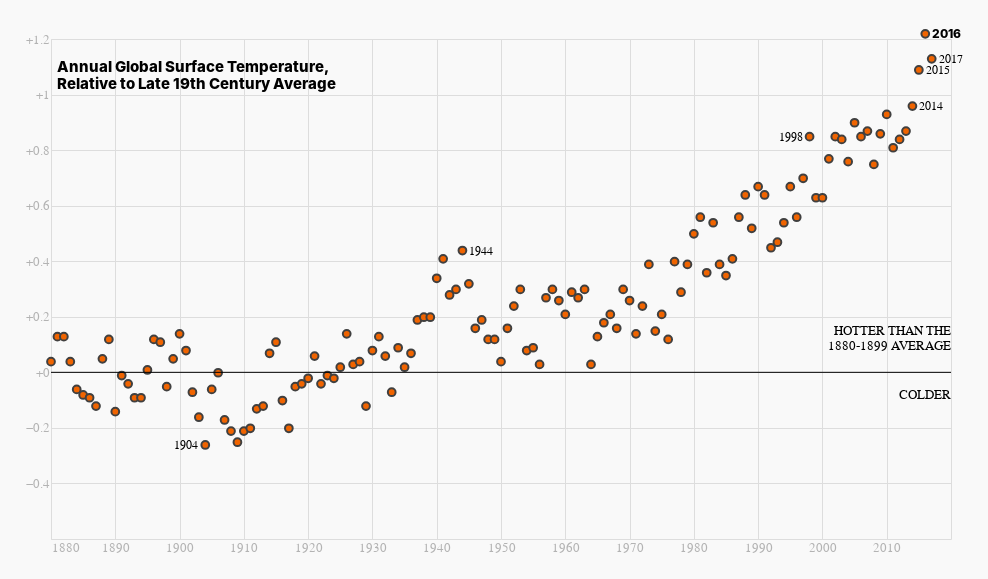

Notebook code for this chart:
### Code cell
points = alt.Chart(data).mark_point(color='#404040', fill = '#f06400', opacity=1).encode(
    
    x = alt.X(
        title = "",
        field = 'Year',
        type='quantitative',
        scale = alt.Scale(zero = False, domain=[1880, 2017]),
        axis=alt.Axis(format="d", values = list(range(1880, 2017, 10)),
                      labelFontSize=13, labelColor='#b3b3b3')),
    
    y = alt.Y(
        title = "",
        field ='Temp',
        type='quantitative',
        scale = alt.Scale(domain = [-0.6, 1.2]),
        axis=alt.Axis(format="+", 
                      values=[-0.4, -0.2, 0, 0.2, 0.4, 0.6, 0.8, 1.0, 1.2],
                      labelFontSize=13, labelColor = '#b3b3b3' ))
)

line = alt.Chart(pd.DataFrame({'y': [0]})).mark_rule().encode(y='y')

main_title = alt.Chart({"values": [{"x": 1881, "y": 1.1}]}).mark_text(
    text=['Annual Global Surface Temperature, ', "Relative to Late 19th Century Average"], fontSize=15, fontWeight=800,
    align="left").encode(x="x:Q", y="y:Q")

points_annotations_right = points.mark_text(
        align="left", baseline="middle", dx=7,
        fontSize=12).encode(text="Year").transform_filter(alt.FieldOneOfPredicate(field='Year', oneOf=[1944, 2014, 2015, 2017]))

points_annotations_right_bold = points.mark_text(
        align="left", baseline="middle", dx=7,
        fontSize=12, fontWeight=800).encode(text="Year").transform_filter(alt.FieldOneOfPredicate(field='Year', oneOf=[2016]))


points_annotations_left = points.mark_text(
        align="right", baseline="middle", dx=-7,
        fontSize=12).encode(text="Year").transform_filter(alt.FieldOneOfPredicate(field='Year', oneOf=[1904, 1998]))

text_near_line1 = alt.Chart({"values": [{"x": 2020, "y": 0.15}]}).mark_text(
    text=['HOTTER THAN THE', "1880-1899 AVERAGE"], fontSize=13,
    align="right").encode(x="x:Q", y="y:Q")

text_near_line2 = alt.Chart({"values": [{"x": 2020, "y": -0.08}]}).mark_text(
    text=["COLDER"], fontSize=13,
    align="right").encode(x="x:Q", y="y:Q")


alt.layer(points, main_title, points_annotations_left, points_annotations_right, points_annotations_right_bold, line, text_near_line1, text_near_line2).properties(width = 900, height = 500, background = '#F9F9F9', padding = 25).configure_axis(ticks = False, domain = False).configure_point(
    size=60)

### Figure 1 — Vega-Lite specification as saved in the notebook (floating-point values rounded to 4 significant figures; data arrays with more than 128 entries replaced by an {"elided": "..."} marker saying what was removed)
{"config": {"view": {"continuousWidth": 400, "continuousHeight": 300}, "axis": {"domain": false, "ticks": false}, "point": {"size": 60}}, "layer": [{"data": {"name": "data-acb0bbb97eb1178e7701b52180103561"}, "mark": {"type": "point", "color": "#404040", "fill": "#f06400", "opacity": 1}, "encoding": {"x": {"type": "quantitative", "axis": {"format": "d", "labelColor": "#b3b3b3", "labelFontSize": 13, "values": [1880, 1890, 1900, 1910, 1920, 1930, 1940, 1950, 1960, 1970, 1980, 1990, 2000, 2010]}, "field": "Year", "scale": {"domain": [1880, 2017], "zero": false}, "title": ""}, "y": {"type": "quantitative", "axis": {"format": "+", "labelColor": "#b3b3b3", "labelFontSize": 13, "values": [-0.4, -0.2, 0, 0.2, 0.4, 0.6, 0.8, 1.0, 1.2]}, "field": "Temp", "scale": {"domain": [-0.6, 1.2]}, "title": ""}}}, {"data": {"name": "data-163bc9b24eae138cbdbafe6504bcd0be"}, "mark": {"type": "text", "align": "left", "fontSize": 15, "fontWeight": 800, "text": ["Annual Global Surface Temperature, ", "Relative to Late 19th Century Average"]}, "encoding": {"x": {"type": "quantitative", "field": "x"}, "y": {"type": "quantitative", "field": "y"}}}, {"data": {"name": "data-acb0bbb97eb1178e7701b52180103561"}, "mark": {"type": "text", "align": "right", "baseline": "middle", "dx": -7, "fontSize": 12}, "encoding": {"text": {"type": "quantitative", "field": "Year"}, "x": {"type": "quantitative", "axis": {"format": "d", "labelColor": "#b3b3b3", "labelFontSize": 13, "values": [1880, 1890, 1900, 1910, 1920, 1930, 1940, 1950, 1960, 1970, 1980, 1990, 2000, 2010]}, "field": "Year", "scale": {"domain": [1880, 2017], "zero": false}, "title": ""}, "y": {"type": "quantitative", "axis": {"format": "+", "labelColor": "#b3b3b3", "labelFontSize": 13, "values": [-0.4, -0.2, 0, 0.2, 0.4, 0.6, 0.8, 1.0, 1.2]}, "field": "Temp", "scale": {"domain": [-0.6, 1.2]}, "title": ""}}, "transform": [{"filter": {"field": "Year", "oneOf": [1904, 1998]}}]}, {"data": {"name": "data-acb0bbb97eb1178e7701b52180103561"}, "mark": {"type": "text", "align": "left", "baseline": "middle", "dx": 7, "fontSize": 12}, "encoding": {"text": {"type": "quantitative", "field": "Year"}, "x": {"type": "quantitative", "axis": {"format": "d", "labelColor": "#b3b3b3", "labelFontSize": 13, "values": [1880, 1890, 1900, 1910, 1920, 1930, 1940, 1950, 1960, 1970, 1980, 1990, 2000, 2010]}, "field": "Year", "scale": {"domain": [1880, 2017], "zero": false}, "title": ""}, "y": {"type": "quantitative", "axis": {"format": "+", "labelColor": "#b3b3b3", "labelFontSize": 13, "values": [-0.4, -0.2, 0, 0.2, 0.4, 0.6, 0.8, 1.0, 1.2]}, "field": "Temp", "scale": {"domain": [-0.6, 1.2]}, "title": ""}}, "transform": [{"filter": {"field": "Year", "oneOf": [1944, 2014, 2015, 2017]}}]}, {"data": {"name": "data-acb0bbb97eb1178e7701b52180103561"}, "mark": {"type": "text", "align": "left", "baseline": "middle", "dx": 7, "fontSize": 12, "fontWeight": 800}, "encoding": {"text": {"type": "quantitative", "field": "Year"}, "x": {"type": "quantitative", "axis": {"format": "d", "labelColor": "#b3b3b3", "labelFontSize": 13, "values": [1880, 1890, 1900, 1910, 1920, 1930, 1940, 1950, 1960, 1970, 1980, 1990, 2000, 2010]}, "field": "Year", "scale": {"domain": [1880, 2017], "zero": false}, "title": ""}, "y": {"type": "quantitative", "axis": {"format": "+", "labelColor": "#b3b3b3", "labelFontSize": 13, "values": [-0.4, -0.2, 0, 0.2, 0.4, 0.6, 0.8, 1.0, 1.2]}, "field": "Temp", "scale": {"domain": [-0.6, 1.2]}, "title": ""}}, "transform": [{"filter": {"field": "Year", "oneOf": [2016]}}]}, {"data": {"name": "data-06fd9f850666401b4599de5588b60692"}, "mark": "rule", "encoding": {"y": {"type": "quantitative", "field": "y"}}}, {"data": {"name": "data-672a3426a9b83369dc74e663d70d66d3"}, "mark": {"type": "text", "align": "right", "fontSize": 13, "text": ["HOTTER THAN THE", "1880-1899 AVERAGE"]}, "encoding": {"x": {"type": "quantitative", "field": "x"}, "y": {"type": "quantitative", "field": "y"}}}, {"data": {"name": "data-cddc5a4e515353fff249b9ccf8f37a00"}, "mark": {"type": "text", "align": "right", "fontSize": 13, "text": ["COLDER"]}, "encoding": {"x": {"type": "quantitative", "field": "x"}, "y": {"type": "quantitative", "field": "y"}}}], "background": "#F9F9F9", "height": 500, "padding": 25, "width": 900, "$schema": "https://vega.github.io/schema/vega-lite/v4.8.1.json", "datasets": {"data-acb0bbb97eb1178e7701b52180103561": {"elided": "138 records"}, "data-163bc9b24eae138cbdbafe6504bcd0be": [{"x": 1881, "y": 1.1}], "data-06fd9f850666401b4599de5588b60692": [{"y": 0}], "data-672a3426a9b83369dc74e663d70d66d3": [{"x": 2020, "y": 0.15}], "data-cddc5a4e515353fff249b9ccf8f37a00": [{"x": 2020, "y": -0.08}]}}
